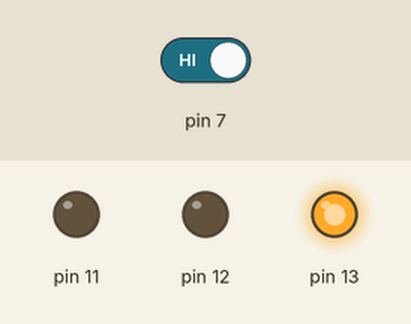
A sketch run on a simulated Arduino Uno, built with avr-gcc and run on an emulated ATmega328P. Parts: output pins drawn as LEDs (lit = HIGH). The inputs (shaded band) are chosen by the test bench; at power-on: pin 7 HIGH.

Above: at 1.2 s.
1.3 s: pin 7 driven LOW
At 3.5 s:
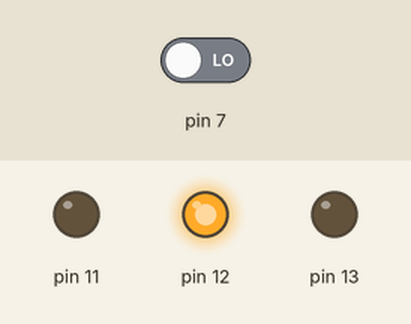
At 4.7 s:
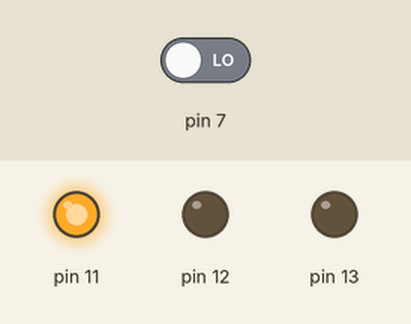
Timing chart, 0 to 13.3 s (numbered marks = the images above; inputs shaded):
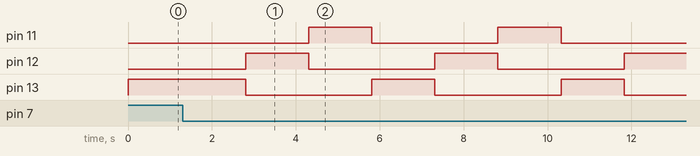

The sketch:

semaphore_button.ino
```cpp
// C++ code
//

int buttonState = 0;
void setup()
{
  //Pin 13: LED Rojo
  pinMode(13, OUTPUT);
  //Pin 12: LED Amarillo
  pinMode(12, OUTPUT);
  //Pin 11: LED Verde
  pinMode(11, OUTPUT);
  //Pin 7: Pulsador
  pinMode(7, INPUT);
}

void loop()
{
  buttonState = digitalRead(7);

  if (buttonState == LOW){
    digitalWrite(13, HIGH);
    digitalWrite(12, LOW);
    digitalWrite(11, LOW);
    delay(1500); // Wait for 1500 millisecond(s)

    digitalWrite(13, LOW);
    digitalWrite(12, HIGH);
    digitalWrite(11, LOW);
    delay(1500); // Wait for 1500 millisecond(s)

    digitalWrite(13, LOW);
    digitalWrite(12, LOW);
    digitalWrite(11, HIGH);
    delay(1500); // Wait for 1500 millisecond(s)
  }
  else{
    digitalWrite(13, HIGH);
    digitalWrite(12, LOW);
    digitalWrite(11, LOW);
  }
  delay(10);
}
```

Measured:
- after the input at 1.3 s, pin 11: alternates HIGH for 1.5 s and LOW for 3.0 s, starting after 3.0 s; pin 12, pin 13: alternates HIGH for 1.5 s and LOW for 3.0 s, starting after 1.5 s
